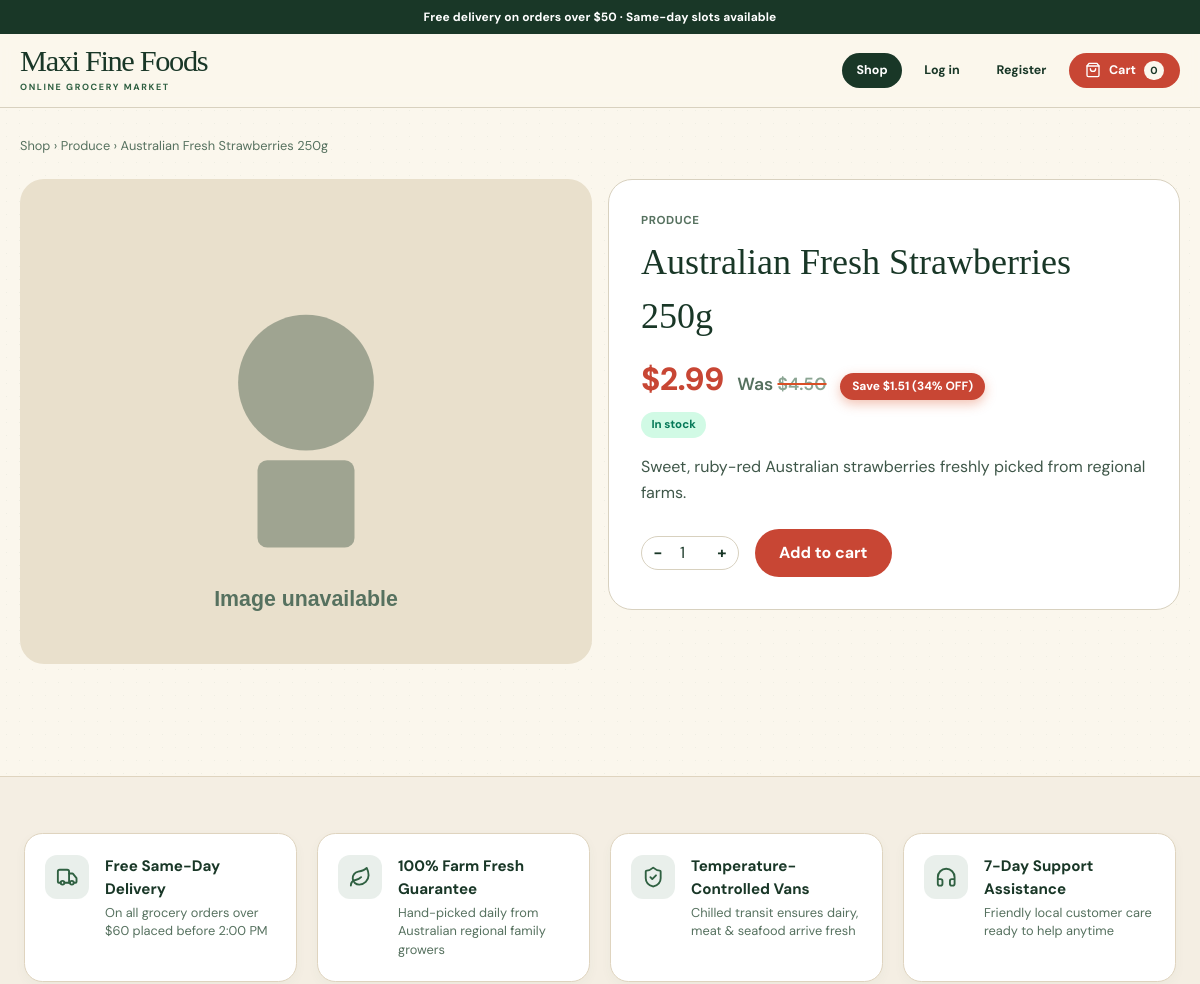
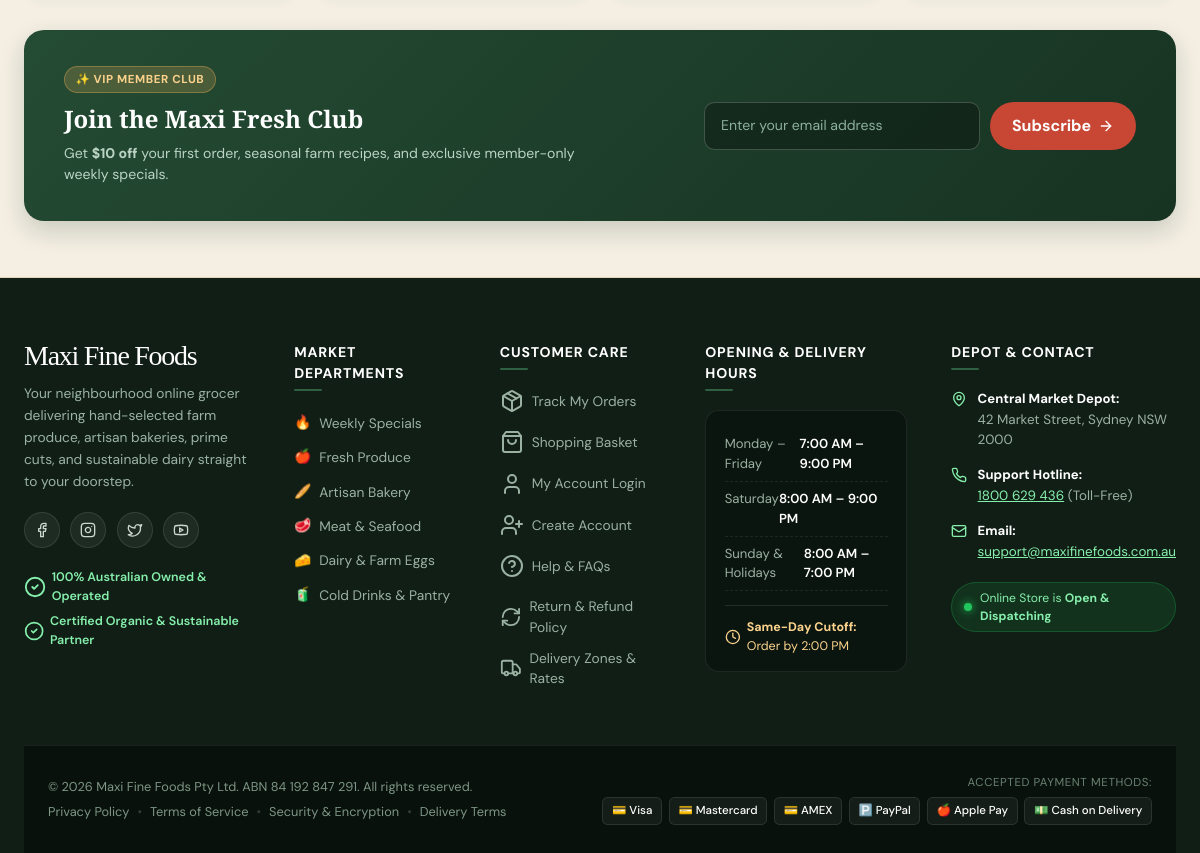
/product.php?id=2, run on the app's committed database (2 pictures, top to bottom).
### tables this page shows
CREATE TABLE products (
    id INT AUTO_INCREMENT PRIMARY KEY,
    sku VARCHAR(60) UNIQUE,
    name VARCHAR(160) NOT NULL,
    category VARCHAR(60) NOT NULL,
    badge VARCHAR(60) NULL,
    price DECIMAL(10,2) NOT NULL,
    original_price DECIMAL(10,2) NULL,
    is_special TINYINT(1) NOT NULL DEFAULT 0,
    stock INT NOT NULL DEFAULT 0,
    low_stock_threshold INT NOT NULL DEFAULT 10,
    image_url VARCHAR(500) NULL,
    description TEXT NULL,
    created_at DATETIME NOT NULL DEFAULT CURRENT_TIMESTAMP
);

### includes/session.php (called while the page is built, shortened)
<?php
require_once __DIR__ . '/db.php';
function mff_role(): string
{
    return $_SESSION['role'] ?? 'guest';
}
function cart_count(): int
{
    return array_sum(array_map(fn($q) => is_numeric($q) ? (int) $q : 0, $_SESSION['cart']));
}
function mff_money(float $n): string
{
    return '$' . number_format($n, 2);
}

### includes/db.php (called while the page is built, shortened)
<?php
function mff_db(): ?PDO
{
    $dsn = sprintf('mysql:host=%s;dbname=%s;charset=%s', DB_HOST, DB_NAME, DB_CHARSET);
    try {
        $pdo = new PDO($dsn, DB_USER, DB_PASS, [
            PDO::ATTR_ERRMODE => PDO::ERRMODE_EXCEPTION,
            PDO::ATTR_DEFAULT_FETCH_MODE => PDO::FETCH_ASSOC,
            PDO::ATTR_EMULATE_PREPARES => false,
        ]);
        return $pdo;
    } catch (PDOException $e) {
    }
}
function mff_get_product(int $id): ?array
{
    $pdo = mff_db();
    $stmt = $pdo->prepare('SELECT * FROM products WHERE id = :id');
    $stmt->execute(['id' => $id]);
    $row = $stmt->fetch();
    return $row ?: null;
}

### public/product.php (the view, shortened to what this page needs)
<?php
require_once file_exists(__DIR__ . '/../includes/session.php') ? __DIR__ . '/../includes/session.php' : __DIR__ . '/includes/session.php';
$productId = (int) ($_GET['id'] ?? 0);
$product = mff_get_product($productId);
$activeNav = 'shop';
$isLowStock = $product['stock'] <= ($product['low_stock_threshold'] ?? 10);
require file_exists(__DIR__ . '/../includes/header.php') ? __DIR__ . '/../includes/header.php' : __DIR__ . '/includes/header.php';
?>
<nav aria-label="Breadcrumb" style="font-size:.8rem;color:#56715f;margin-bottom:1.25rem;">
  <a href="<?= BASE_URL ?>/index.php">Shop</a> &rsaquo;
  <a href="<?= BASE_URL ?>/index.php#catalogue"><?= htmlspecialchars($product['category']) ?></a> &rsaquo;
  <span><?= htmlspecialchars($product['name']) ?></span>
</nav>
<div class="form-grid" style="align-items:start;">
  <div class="product-card__media" style="border-radius:1.5rem;overflow:hidden;">
    <img src="<?= htmlspecialchars($product['image_url']) ?>" data-fallback="<?= BASE_URL ?>/assets/placeholder.svg" alt="<?= htmlspecialchars($product['name']) ?>" style="width:100%;height:100%;object-fit:cover;">
  </div>
  <div class="card-artisan">
    <p class="product-card__category"><?= htmlspecialchars($product['category']) ?></p>
    <h1 class="section-title" style="margin-top:.4rem;"><?= htmlspecialchars($product['name']) ?></h1>
    <?php
      $hasSale = !empty($product['original_price']) && (float)$product['original_price'] > (float)$product['price'];
      $savings = $hasSale ? ((float)$product['original_price'] - (float)$product['price']) : 0;
      $pct = $hasSale ? round(($savings / (float)$product['original_price']) * 100) : 0;
    ?>
    <div style="display:flex;align-items:baseline;gap:.85rem;margin-top:.75rem;flex-wrap:wrap;">
      <p style="font-size:2rem;font-weight:800;color:<?= $hasSale ? 'var(--tomato)' : 'inherit' ?>;margin:0;letter-spacing:-.02em;">
        <?= mff_money($product['price']) ?>
      </p>
      <?php if ($hasSale): ?>
        <span style="font-size:1.1rem;color:#56715f;font-weight:600;">
          Was <del style="text-decoration:line-through;text-decoration-color:#d94f26;text-decoration-thickness:2px;color:#8ba593;"><?= mff_money($product['original_price']) ?></del>
        </span>
        <span class="product-card__badge product-card__badge--sale" style="position:static;display:inline-block;font-size:.75rem;padding:.3rem .75rem;">
          Save <?= mff_money($savings) ?> (<?= $pct ?>% OFF)
        </span>
      <?php endif; ?>
    </div>
    <p style="margin-top:.5rem;">
      <?php if ($isLowStock): ?>
        <span class="status status-low">Low stock &mdash; <?= (int) $product['stock'] ?> left</span>
      <?php else: ?>
        <span class="status status-instock">In stock</span>
      <?php endif; ?>
    </p>
    <p style="margin-top:1rem;line-height:1.6;color:#3f5749;"><?= htmlspecialchars($product['description'] ?? '') ?></p>
    <form method="post" action="<?= BASE_URL ?>/product.php?id=<?= (int) $product['id'] ?>" style="margin-top:1.5rem;display:flex;align-items:center;gap:1rem;">
      <div class="qty-stepper">
        <button type="button" class="btn-step-minus" aria-label="Decrease quantity">&minus;</button>
        <input type="number" name="quantity" value="1" min="1" style="width:2rem;text-align:center;border:none;" aria-label="Quantity">
        <button type="button" class="btn-step-plus" aria-label="Increase quantity">+</button>
      </div>
      <button type="submit" class="btn-tomato">Add to cart</button>
    </form>
  </div>
</div>
<?php require file_exists(__DIR__ . '/../includes/footer.php') ? __DIR__ . '/../includes/footer.php' : __DIR__ . '/includes/footer.php'; ?>

### includes/header.php (shortened to what this page needs)
<?php
require_once __DIR__ . '/session.php';
$currentRole = mff_role();
$cartCount = cart_count();
?>
<!doctype html>
<html lang="en">
<head>
  <script src="https://cdn.tailwindcss.com/3.4.17"></script>
  <link rel="stylesheet" href="<?= BASE_URL ?>/assets/style.css?v=<?= time() ?>">
</head>
<body>
<div class="app-shell">
  <div class="announcement-bar">
    <span>Free delivery on orders over $50 &middot; Same-day slots available</span>
  </div>
  <header class="site-header">
    <div class="site-header__inner">
      <a href="<?= BASE_URL ?>/index.php" class="wordmark-link" aria-label="Maxi Fine Foods home">
        <span class="wordmark">Maxi Fine Foods</span>
        <span class="wordmark-tagline">Online Grocery Market</span>
      </a>
      <nav class="nav-actions" aria-label="Primary">
        <?php if ($currentRole === 'guest'): ?>
          <a class="nav-action <?= ($activeNav ?? '') === 'shop' ? 'nav-action--active' : '' ?>" href="<?= BASE_URL ?>/index.php">Shop</a>
          <a class="nav-action" href="<?= BASE_URL ?>/login.php">Log in</a>
          <a class="nav-action" href="<?= BASE_URL ?>/register.php">Register</a>
          <a class="cart-button" href="<?= BASE_URL ?>/cart.php">
            <i data-lucide="shopping-bag" class="icon-sm"></i>
            <span>Cart</span>
            <span class="cart-count" aria-live="polite"><?= $cartCount ?></span>
          </a>
        <?php endif; ?>
      </nav>
    </div>
  </header>
  <main class="page-main">

### includes/footer.php (shortened to what this page needs)
  </main>
  <section class="pre-footer" aria-labelledby="pre-footer-heading">
    <div class="pre-footer__inner">
      <div class="pre-footer__perks-grid">
        <div class="pre-footer-card">
          <div class="pre-footer-icon">
            <i data-lucide="truck" class="icon-md"></i>
          </div>
          <div class="pre-footer-text">
            <h4>Free Same-Day Delivery</h4>
            <p>On all grocery orders over $60 placed before 2:00 PM</p>
          </div>
        </div>
        <div class="pre-footer-card">
          <div class="pre-footer-icon">
            <i data-lucide="leaf" class="icon-md"></i>
          </div>
          <div class="pre-footer-text">
            <h4>100% Farm Fresh Guarantee</h4>
            <p>Hand-picked daily from Australian regional family growers</p>
          </div>
        </div>
        <div class="pre-footer-card">
          <div class="pre-footer-icon">
            <i data-lucide="shield-check" class="icon-md"></i>
          </div>
          <div class="pre-footer-text">
            <h4>Temperature-Controlled Vans</h4>
            <p>Chilled transit ensures dairy, meat &amp; seafood arrive fresh</p>
          </div>
        </div>
        <div class="pre-footer-card">
          <div class="pre-footer-icon">
            <i data-lucide="headphones" class="icon-md"></i>
          </div>
          <div class="pre-footer-text">
            <h4>7-Day Support Assistance</h4>
            <p>Friendly local customer care ready to help anytime</p>
          </div>
        </div>
      </div>
      <div class="pre-footer__newsletter">
        <div class="newsletter-copy">
          <span class="newsletter-pill">✨ VIP Member Club</span>
          <h3 class="newsletter-title">Join the Maxi Fresh Club</h3>
          <p class="newsletter-desc">Get <strong>$10 off</strong> your first order, seasonal farm recipes, and exclusive member-only weekly specials.</p>
        </div>
        <form class="newsletter-form" onsubmit="event.preventDefault(); showToast('🎉 Welcome! Your $10 voucher code is FRESH10'); this.reset();">
          <input id="pre-newsletter-email" type="email" placeholder="Enter your email address" required class="newsletter-input">
          <button type="submit" class="btn-tomato newsletter-btn">
            <span>Subscribe</span>
            <i data-lucide="arrow-right" class="icon-sm"></i>
          </button>
        </form>
      </div>
    </div>
  </section>
  <footer class="site-footer">
    <div class="site-footer__inner">
      <div class="footer-col footer-col--brand">
        <a href="<?= BASE_URL ?>/index.php" class="wordmark wordmark--footer">Maxi Fine Foods</a>
        <p class="site-footer__blurb">Your neighbourhood online grocer delivering hand-selected farm produce, artisan bakeries, prime cuts, and sustainable dairy straight to your doorstep.</p>
        <div class="footer-social-links">
          <a href="#" aria-label="Facebook" class="social-icon-btn"><i data-lucide="facebook" class="icon-sm"></i></a>
          <a href="#" aria-label="Instagram" class="social-icon-btn"><i data-lucide="instagram" class="icon-sm"></i></a>
          <a href="#" aria-label="Twitter / X" class="social-icon-btn"><i data-lucide="twitter" class="icon-sm"></i></a>
          <a href="#" aria-label="YouTube" class="social-icon-btn"><i data-lucide="youtube" class="icon-sm"></i></a>
        </div>
        <div class="footer-cert-tags">
          <span class="cert-tag"><i data-lucide="check-circle-2" class="icon-xs"></i> 100% Australian Owned &amp; Operated</span>
          <span class="cert-tag"><i data-lucide="check-circle-2" class="icon-xs"></i> Certified Organic &amp; Sustainable Partner</span>
        </div>
      </div>
      <div class="footer-col">
        <h4 class="footer-heading">Market Departments</h4>
        <ul class="footer-links">
          <li><a href="<?= BASE_URL ?>/index.php"><span class="footer-link-dot">🔥</span> Weekly Specials</a></li>
          <li><a href="<?= BASE_URL ?>/index.php"><span class="footer-link-dot">🍎</span> Fresh Produce</a></li>
          <li><a href="<?= BASE_URL ?>/index.php"><span class="footer-link-dot">🥖</span> Artisan Bakery</a></li>
          <li><a href="<?= BASE_URL ?>/index.php"><span class="footer-link-dot">🥩</span> Meat &amp; Seafood</a></li>
          <li><a href="<?= BASE_URL ?>/index.php"><span class="footer-link-dot">🧀</span> Dairy &amp; Farm Eggs</a></li>
          <li><a href="<?= BASE_URL ?>/index.php"><span class="footer-link-dot">🧃</span> Cold Drinks &amp; Pantry</a></li>
        </ul>
      </div>
      <div class="footer-col">
        <h4 class="footer-heading">Customer Care</h4>
        <ul class="footer-links">
          <li><a href="<?= BASE_URL ?>/my_orders.php"><i data-lucide="package" class="icon-xs"></i> Track My Orders</a></li>
          <li><a href="<?= BASE_URL ?>/cart.php"><i data-lucide="shopping-bag" class="icon-xs"></i> Shopping Basket</a></li>
          <li><a href="<?= BASE_URL ?>/login.php"><i data-lucide="user" class="icon-xs"></i> My Account Login</a></li>
          <li><a href="<?= BASE_URL ?>/register.php"><i data-lucide="user-plus" class="icon-xs"></i> Create Account</a></li>
          <li><a href="<?= BASE_URL ?>/faq.php"><i data-lucide="help-circle" class="icon-xs"></i> Help &amp; FAQs</a></li>
          <li><a href="<?= BASE_URL ?>/refunds.php"><i data-lucide="refresh-cw" class="icon-xs"></i> Return &amp; Refund Policy</a></li>
          <li><a href="<?= BASE_URL ?>/delivery_terms.php"><i data-lucide="truck" class="icon-xs"></i> Delivery Zones &amp; Rates</a></li>
        </ul>
      </div>
      <div class="footer-col">
        <h4 class="footer-heading">Opening &amp; Delivery Hours</h4>
        <div class="footer-hours-card">
          <div class="hours-row">
            <span class="hours-day">Monday &ndash; Friday</span>
            <span class="hours-time">7:00 AM &ndash; 9:00 PM</span>
          </div>
          <div class="hours-row">
            <span class="hours-day">Saturday</span>
            <span class="hours-time">8:00 AM &ndash; 9:00 PM</span>
          </div>
          <div class="hours-row">
            <span class="hours-day">Sunday &amp; Holidays</span>
            <span class="hours-time">8:00 AM &ndash; 7:00 PM</span>
          </div>
          <div class="hours-cutoff-note">
            <i data-lucide="clock" class="icon-xs"></i>
            <span><strong>Same-Day Cutoff:</strong> Order by 2:00 PM</span>
          </div>
        </div>
      </div>
      <div class="footer-col">
        <h4 class="footer-heading">Depot &amp; Contact</h4>
        <ul class="footer-contact-list">
          <li>
            <i data-lucide="map-pin" class="icon-sm footer-contact-icon"></i>
            <div>
              <strong>Central Market Depot:</strong>
              <p>42 Market Street, Sydney NSW 2000</p>
            </div>
          </li>
          <li>
            <i data-lucide="phone" class="icon-sm footer-contact-icon"></i>
            <div>
              <strong>Support Hotline:</strong>
              <p><a href="tel:1800629436">1800 629 436</a> (Toll-Free)</p>
            </div>
          </li>
          <li>
            <i data-lucide="mail" class="icon-sm footer-contact-icon"></i>
            <div>
              <strong>Email:</strong>
              <p><a href="mailto:support@maxifinefoods.com.au">support@maxifinefoods.com.au</a></p>
            </div>
          </li>
        </ul>
        <div class="footer-live-status">
          <span class="status-pulse-dot"></span>
          <span>Online Store is <strong>Open &amp; Dispatching</strong></span>
        </div>
      </div>
    </div>
    <div class="site-sub-footer">
      <div class="site-sub-footer__inner">
        <div class="sub-footer-legal">
          <p class="sub-footer-copy">&copy; <?= date('Y') ?> Maxi Fine Foods Pty Ltd. ABN 84 192 847 291. All rights reserved.</p>
          <div class="sub-footer-links">
            <a href="<?= BASE_URL ?>/privacy.php">Privacy Policy</a>
            <span class="divider-dot">&bull;</span>
            <a href="<?= BASE_URL ?>/terms.php">Terms of Service</a>
            <span class="divider-dot">&bull;</span>
            <a href="<?= BASE_URL ?>/security.php">Security &amp; Encryption</a>
            <span class="divider-dot">&bull;</span>
            <a href="<?= BASE_URL ?>/delivery_terms.php">Delivery Terms</a>
          </div>
        </div>
        <div class="sub-footer-payments">
          <span class="payments-title">Accepted Payment Methods:</span>
          <div class="payments-grid">
            <span class="pay-badge" title="Visa">💳 Visa</span>
            <span class="pay-badge" title="Mastercard">💳 Mastercard</span>
            <span class="pay-badge" title="American Express">💳 AMEX</span>
            <span class="pay-badge" title="PayPal">🅿️ PayPal</span>
            <span class="pay-badge" title="Apple Pay">🍎 Apple Pay</span>
            <span class="pay-badge" title="Cash on Delivery">💵 Cash on Delivery</span>
          </div>
        </div>
      </div>
    </div>
  </footer>
</div>
</body>
</html>

### data on the page
products: category "Produce", name "Australian Fresh Strawberries 250g", category "PRODUCE", price "$2.99", original_price "$4.50", mff_money($savings) "$1.51", pct "34", description "Sweet, ruby-red Australian strawberries freshly picked from regional farms."

### other printed values
$cartCount "0"
